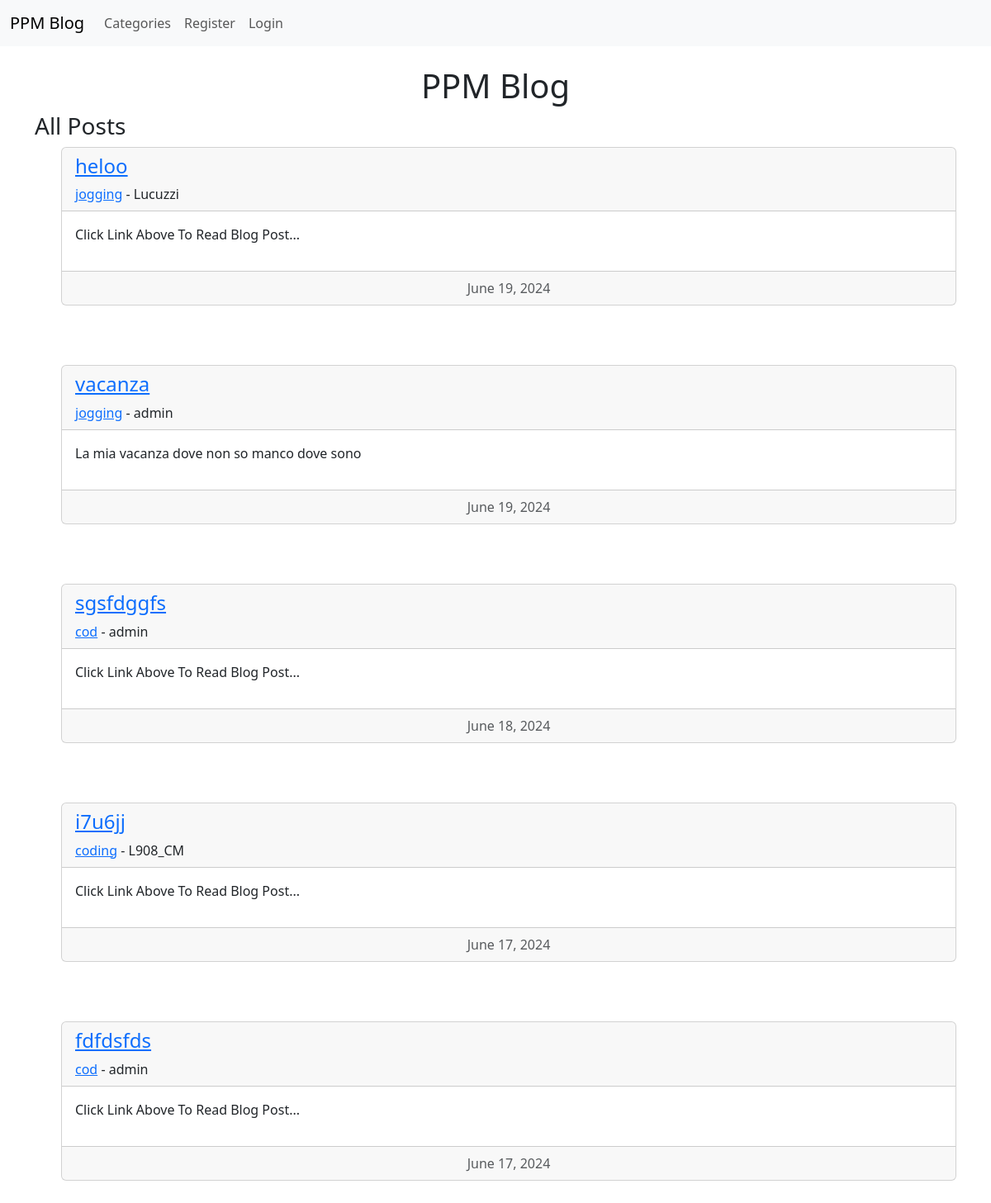
The app's page /, older data.
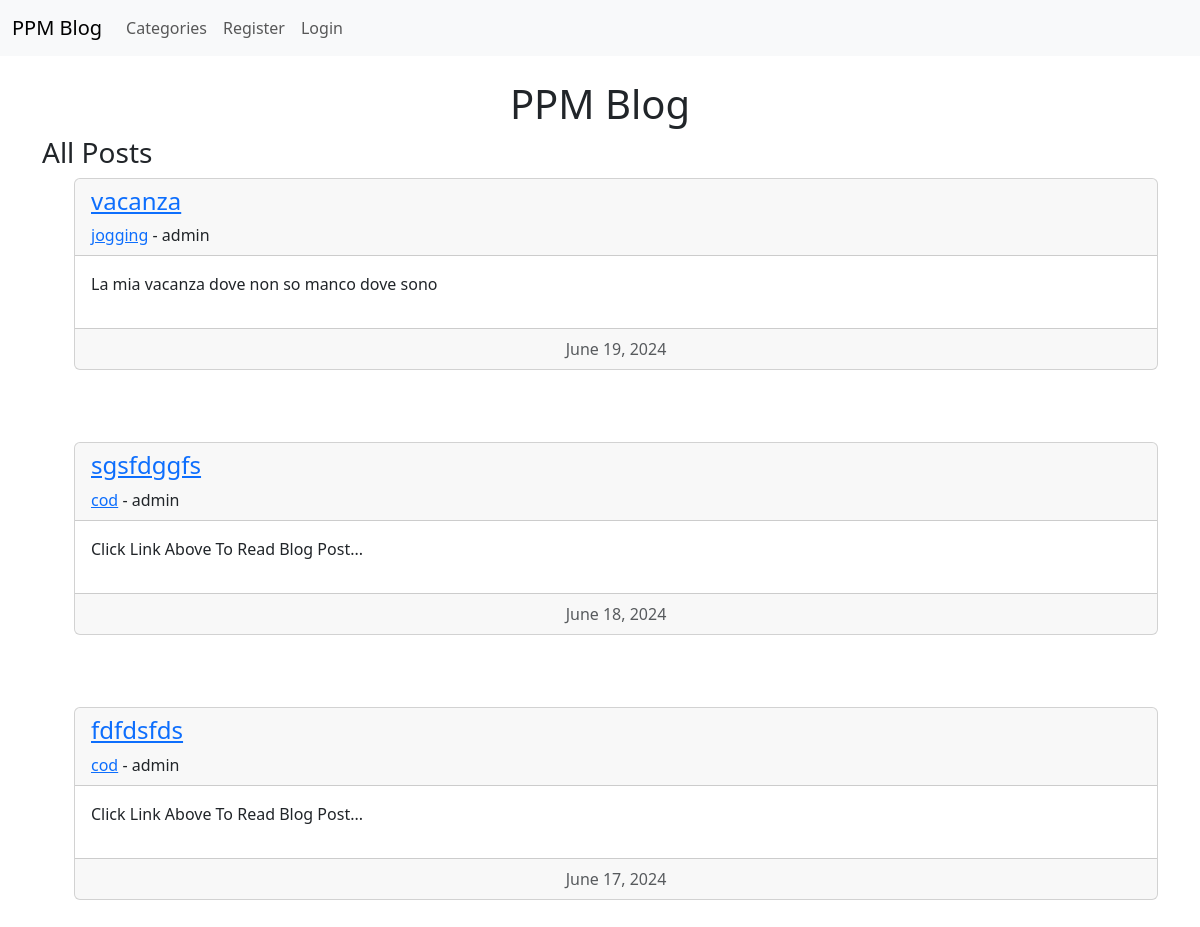
The same page, newer data.
### theblog/models.py (models this page shows, shortened)
class Post(models.Model):
    title = models.CharField(max_length=255)
    header_image = models.ImageField(null=True, blank=True, upload_to="images/")
    title_tag = models.CharField(max_length=255)
    author = models.ForeignKey(User, on_delete=models.CASCADE)
    body = RichTextField(blank=True, null=True)
    post_date = models.DateField(auto_now_add=True)
    category = models.CharField(max_length=255, default='uncategory')
    snippet = models.CharField(max_length=255, default='Click Link Above To Read Blog Post...')
    likes = models.ManyToManyField(User, related_name='blog_posts')
    unlikes = models.ManyToManyField(User, related_name='blog_posts_u')

### theblog/views.py (the view)
# urls.py: path('', HomeView.as_view(), name='home'),
class HomeView(ListView):
    model = Post
    template_name = 'home.html'
    category = Category.objects.all()
    ordering = ['-post_date', '-id']
    def get_context_data(self, *args, **kwargs):
        category_menu = Category.objects.all()
        context = super(HomeView, self).get_context_data(*args, **kwargs)
        context["category_menu"] = category_menu
        return context

### theblog/templates/home.html (shortened to what this page needs)
{% extends 'base.html' %}
{% block content %}
    <h1 style="text-align: center">PPM Blog</h1>
    <h3>All Posts</h3>
    <ul>
    {% for post in object_list %}
    	<li style="list-style-type: none">
            <div class="card">
              <div class="card-header">
                  <h4><a href="{% url 'article-detail' post.pk %}">{{ post.title }}</a></h4>
                  <a href="{% url 'category' post.category|slugify %}">{{ post.category }}</a>
                - {{ post.author.username }}
              </div>
              <div class="card-body">
                <p>{{ post.snippet | slice:":500" | safe}}</p>
              </div>
              <div class="card-footer text-body-secondary text-center">
                {{ post.post_date }}
              </div>
            </div>
            <br/><br/><br/>
        </li>
    {% endfor %}
    </ul>
{% endblock %}

Row changes from the older to the newer data that the page shows:
removed Post: title "heloo", category "jogging", author.username "Lucuzzi", snippet "Click Link Above To Read Blog Post...", post_date "June 19, 2024"
removed Post: title "i7u6jj", category "coding", author.username "L908_CM", snippet "Click Link Above To Read Blog Post...", post_date "June 17, 2024"
